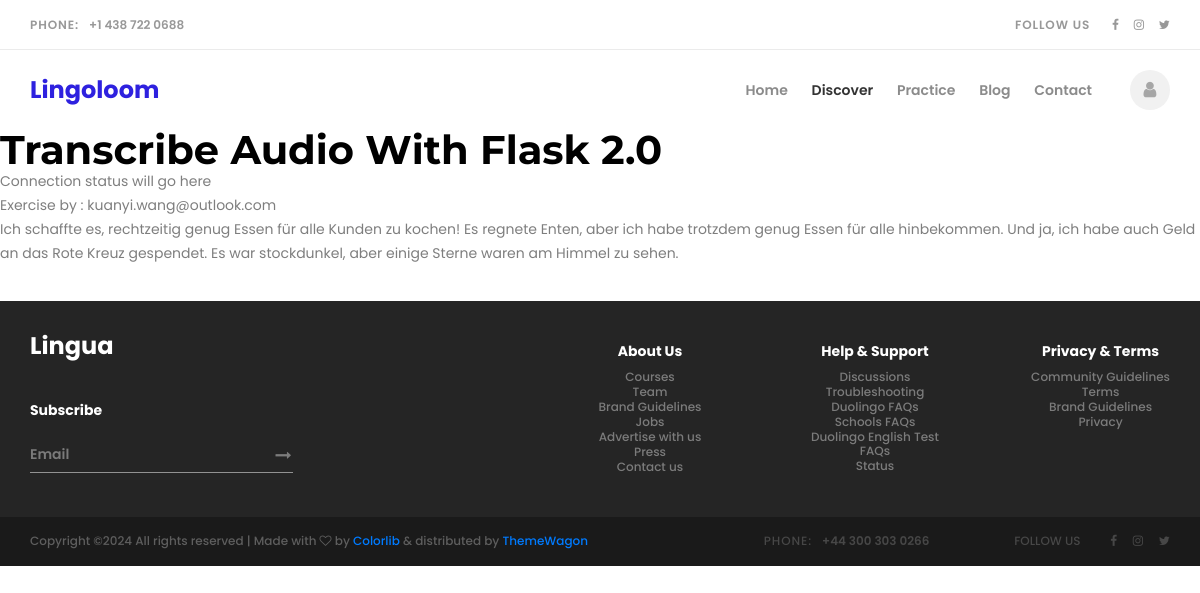
The page /viewEx?viewId=FJOfcI on the database its author committed.
### tables this page shows
CREATE TABLE Texts ( id INTEGER PRIMARY KEY, email TEXT NOT NULL, text TEXT NOT NULL, viewId TEXT NOT NULL);

### main.py (the view)
@app.route('/viewEx', methods=["POST", "GET"])
def viewEx():
    viewId = request.values.get('viewId')
    connection = sqlite3.connect(DATA_BASE_FILE_PATH)
    cur = connection.cursor()
    cur.execute("SELECT * FROM Texts WHERE viewId=?", (viewId,))
    one_user = cur.fetchone()
    email = one_user[1]
    text = one_user[2]
    viewId = one_user[3]
    connection.close()
    return render_template('viewEx.html', email=email, text=text, viewId=viewId)

### templates/viewEx.html (shortened to what this page needs)
<!DOCTYPE html>
<html>
<body>
{% extends "master.html" %}
{% block content %}
        <h1>Transcribe Audio With Flask 2.0</h1>
        <p id="status">Connection status will go here</p>
        <p id="from-who">Exercise by : {{email}}</p>
        <p id="original-text">{{text}}</p>
{% endblock %}

### static/styles/main_styles.css (style rules this page uses)
a,abbr,acronym,address,applet,article,aside,audio,b,big,blockquote,body,canvas,caption,center,cite,code,dd,del,details,dfn,div,dl,dt,em,embed,fieldset,figcaption,figure,footer,form,h1,h2,h3,h4,h5,h6,header,hgroup,html,i,iframe,img,ins,kbd,label,legend,li,mark,menu,nav,object,ol,output,p,pre,q,ruby,s,samp,section,small,span,strike,strong,sub,summary,sup,table,tbody,td,tfoot,th,thead,time,tr,tt,u,ul,var,video { margin:0;padding:0;border:0;font-size:100%;font:inherit;vertical-align:initial }
body { line-height:1 }
*,:after,:before { box-sizing:inherit }
html { font-size:16px;box-sizing:border-box }
body { background:#f3f0e7;font-family:Roboto,sans-serif;color:#4b5563;-webkit-font-smoothing:antialiased;-moz-osx-font-smoothing:grayscale }
* { margin: 0; padding: 0; -webkit-font-smoothing: antialiased; -webkit-text-shadow: rgba(0,0,0,.01) 0 0 1px; text-shadow: rgba(0,0,0,.01) 0 0 1px; }
body { font-family: 'Poppins', sans-serif; font-size: 14px; font-weight: 400; background: #FFFFFF; color: #a5a5a5; }
p { font-family: 'Poppins', sans-serif; font-size: 14px; line-height: 1.71; font-weight: 400; color: rgba(0,0,0,0.5); -webkit-font-smoothing: antialiased; -webkit-text-shadow: rgba(0,0,0,.01) 0 0 1px; text-shadow: rgba(0,0,0,.01) 0 0 1px; }
h1 { font-size: 40px; }
h1, h2, h3, h4, h5, h6 { font-family: 'Montserrat', sans-serif; font-weight: 700; color: #000000; -webkit-font-smoothing: antialiased; -webkit-text-shadow: rgba(0,0,0,.01) 0 0 1px; text-shadow: rgba(0,0,0,.01) 0 0 1px; }

### rows shown on the page
Texts: email "kuanyi.wang@outlook.com", text "Ich schaffte es, rechtzeitig genug Essen für alle Kunden zu kochen! Es regnete Enten, aber ich habe trotzdem genug Essen für alle hinbekommen. Und ja, ich habe auch Geld an das Rote Kreuz gespendet. Es war stockdunkel, aber einige Sterne waren am Himmel zu sehen."
